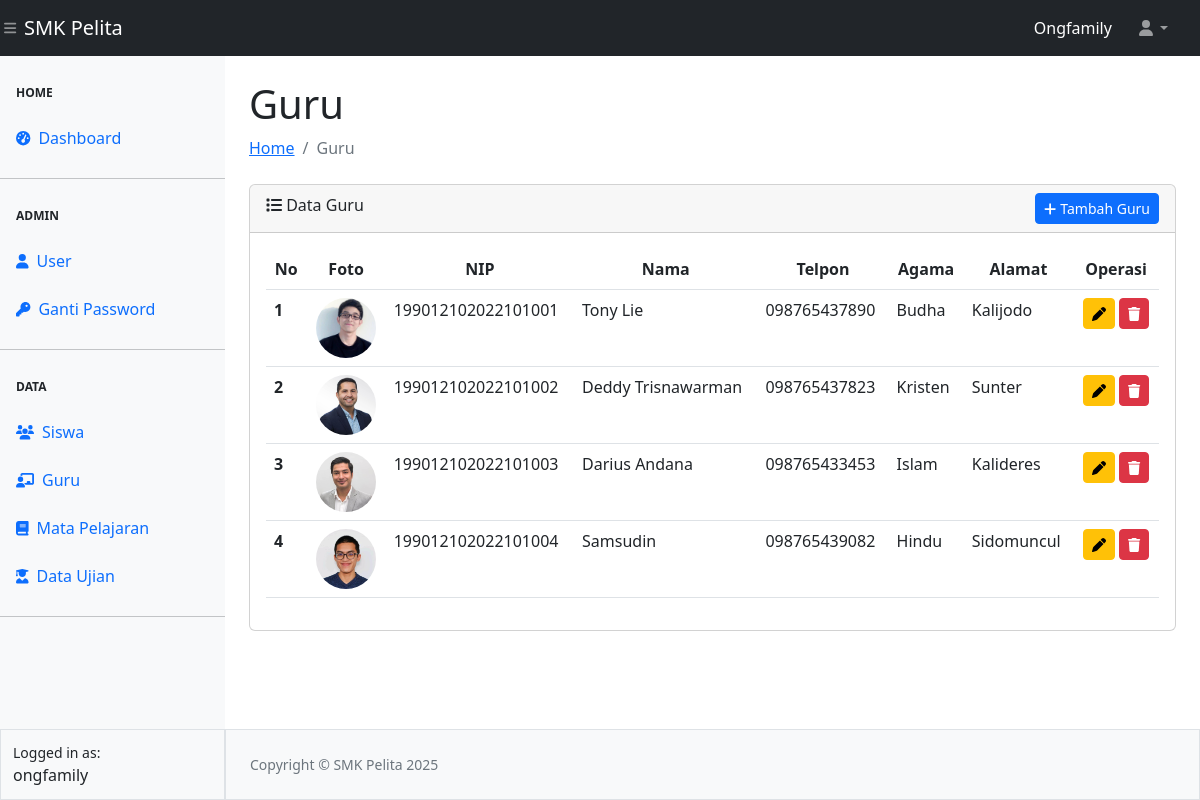
/guru/guru.php (signed in), run on the app's committed database.
### tables this page shows
CREATE TABLE `tbl_guru` (
  `id` int(11) NOT NULL,
  `nip` varchar(30) NOT NULL,
  `nama` varchar(100) NOT NULL,
  `alamat` varchar(128) NOT NULL,
  `telpon` varchar(20) NOT NULL,
  `agama` varchar(20) NOT NULL,
  `foto` varchar(20) NOT NULL
);

### config.php (called while the page is built, shortened)
<?php
$main_url = "http://localhost/SEKOLAH_codingline/";
?>

### guru/guru.php (the view, shortened to what this page needs)
<?php
require_once "../config.php";
require_once "../template/header.php";
require_once "../template/navbar.php";
require_once "../template/sidebar.php";
?>
<div id="layoutSidenav_content">
	<main>
		<div class="container-fluid px-4">
			<h1 class="mt-4">Guru</h1>
				<ol class="breadcrumb mb-4">
					<li class="breadcrumb-item"><a href="../index.php">Home</a></li>
					<li class="breadcrumb-item active">Guru</li>
                </ol>
				<div class="card">
					<div class="card-header">
						<i class="fa-solid fa-list"></i> Data Guru
						<a href="<?= $main_url ?>guru/add-guru.php" class="btn btn-sm btn-primary float-end">
						<i class="fa-solid fa-plus"></i> Tambah Guru</a>
					</div>
					<div class="card-body">
						<table class="table table-hover" id="datatablesSimple">
							<thead>
								<tr>
									<th scope="col"><center>No</center></th>
									<th scope="col"><center>Foto</center></th>
									<th scope="col"><center>NIP</center></th>
									<th scope="col"><center>Nama</center></th>
									<th scope="col"><center>Telpon</center></th>
									<th scope="col"><center>Agama</center></th>
									<th scope="col"><center>Alamat</center></th>
									<th scope="col"><center>Operasi</center></th>
								</tr>
							</thead>
							<tbody>
							<?php
							$no = 1;
							$queryGuru = mysqli_query($koneksi, "SELECT * FROM tbl_guru");
							while($data = mysqli_fetch_array($queryGuru)){
							?>
								<tr>
									<th scope="row"><?= $no++ ?></th>
									<td align="center"><img src="../asset/image/<?= $data['foto'] ?>"
									class="rounded-circle" width="60px" alt=""></td>
									<td><?= $data['nip'] ?></td>
									<td><?= $data['nama'] ?></td>
									<td><?= $data['telpon'] ?></td>
									<td><?= $data['agama'] ?></td>
									<td><?= $data['alamat'] ?></td>
									<td align="center">
										<a href="edit-guru.php?id=<?= $data['id'] ?>" class="btn btn-sm btn-warning" title="update guru">
										<i class="fa-solid fa-pen"></i></a>
										<button type="button" class="btn btn-sm btn-danger" id="btnHapus" title="hapus guru"
										data-id="<?= $data['id'] ?>" data-foto="<?= $data['foto'] ?>">
										<i class="fa-solid fa-trash"></i></button>
									</td>
								</tr>
							<?php } ?>
							</tbody>
						</table>
					</div>
				</div>
		</div>
	</main>
<?php
require_once "../template/footer.php";
?>

### template/header.php (shortened to what this page needs)
<!DOCTYPE html>
<html lang="en">
	<head>
        <link href="https://cdn.jsdelivr.net/npm/simple-datatables@7.1.2/dist/style.min.css" rel="stylesheet" />
        <link href="<?= $main_url ?>asset/sb-admin/css/styles.css" rel="stylesheet" />
    </head>

### template/navbar.php (shortened to what this page needs)
<body class="sb-nav-fixed">
	<nav class="sb-topnav navbar navbar-expand navbar-dark bg-dark">
		<a class="navbar-brand ps-4" href="<?= $main_url ?>index.php">SMK Pelita</a>
		<button class="btn btn-link btn-sm order-1 order-lg-0 me-4 me-lg-0" style="margin-left: -230px;"
		id="sidebarToggle" href="#!"><i class="fas fa-bars"></i></button>
		<form class="d-none d-md-inline-block form-inline ms-auto me-0 me-md-3 my-2 my-md-0">
			<span class="text-white text-capitalize"><?= $_SESSION["ssUser"] ?></span>
		</form>
		<ul class="navbar-nav ms-auto ms-md-0 me-3 me-lg-4">
			<li class="nav-item dropdown">
				<a class="nav-link dropdown-toggle" id="navbarDropdown" href="#" role="button" data-bs-toggle="dropdown" aria-expanded="false">
				<i class="fas fa-user fa-fw"></i></a>
			</li>
		</ul>
	</nav>

### template/sidebar.php
<div id="layoutSidenav">
	<div id="layoutSidenav_nav">
		<nav class="sb-sidenav accordion bg-light" id="sidenavAccordion">
			<div class="sb-sidenav-menu">
				<div class="nav">
					<div class="sb-sidenav-menu-heading">Home</div>
						<a class="nav-link" href="<?= $main_url ?>index.php">
							<div class="sb-nav-link-icon"><i class="fas fa-tachometer-alt"></i></div>
							Dashboard
                           </a>
						<hr class="mb-0">
                       <div class="sb-sidenav-menu-heading">Admin</div>
						<a class="nav-link" href="<?= $main_url ?>user/add-user.php">
                               <div class="sb-nav-link-icon"><i class="fa-solid fa-user"></i></div>
                               User
                           </a>
						<a class="nav-link" href="<?= $main_url ?>user/password.php">
                               <div class="sb-nav-link-icon"><i class="fa-solid fa-key"></i></div>
                               Ganti Password
                           </a>
						<hr class="mb-0">
					<div class="sb-sidenav-menu-heading">Data</div>
                           <a class="nav-link" href="<?= $main_url ?>siswa/siswa.php">
                               <div class="sb-nav-link-icon"><i class="fa-solid fa-users"></i></div>
                               Siswa
                           </a>
						<a class="nav-link" href="<?= $main_url ?>guru/guru.php">
                               <div class="sb-nav-link-icon"><i class="fa-solid fa-chalkboard-user"></i></div>
                               Guru
                           </a>
						<a class="nav-link" href="<?= $main_url ?>pelajaran/pelajaran.php">
                               <div class="sb-nav-link-icon"><i class="fa-solid fa-book"></i></div>
                               Mata Pelajaran
                           </a>
						<a class="nav-link" href="<?= $main_url ?>ujian/ujian.php">
                               <div class="sb-nav-link-icon"><i class="fa-solid fa-user-graduate"></i></div>
                               Data Ujian
                           </a>
						<hr class="mb-0">
                   </div>
               </div>
               <div class="sb-sidenav-footer border">
				<div class="small">Logged in as:</div>
                   <?= $_SESSION["ssUser"] ?>
               </div>
		</nav>
	</div>

### template/footer.php (shortened to what this page needs)
				<footer class="py-4 bg-light mt-auto border">
					<div class="container-fluid px-4">
						<div class="d-flex align-items-center justify-content-between small">
							<div class="text-muted">Copyright &copy; SMK Pelita <?= date('Y') ?></div>
                        </div>
                    </div>
                </footer>
            </div>
		</div>
    </body>
</html>

### data on the page
tbl_guru: foto (picture), nip "199012102022101001", nama "Tony Lie", telpon "098765437890", agama "Budha", alamat "Kalijodo"
tbl_guru: foto (picture), nip "199012102022101002", nama "Deddy Trisnawarman", telpon "098765437823", agama "Kristen", alamat "Sunter"
tbl_guru: foto (picture), nip "199012102022101003", nama "Darius Andana", telpon "098765433453", agama "Islam", alamat "Kalideres"
tbl_guru: foto (picture), nip "199012102022101004", nama "Samsudin", telpon "098765439082", agama "Hindu", alamat "Sidomuncul"

### other printed values
$_SESSION["ssUser"] "Ongfamily"
$_SESSION["ssUser"] "ongfamily"
